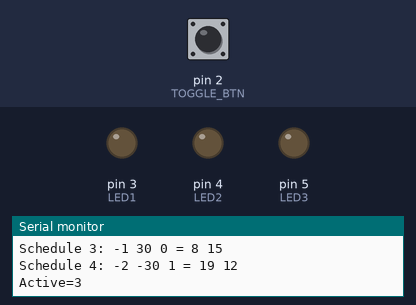
The sketch below on a simulated Arduino Uno, built with avr-gcc and run on an emulated ATmega328P. Parts: output pins drawn as LEDs (lit = HIGH), the last lines printed to the serial monitor. The test bench sets the inputs (shaded band); at power-on: pin 2 (TOGGLE_BTN) HIGH. The local clock reads 2024-03-15 10:24:30 at power-on unless the sketch sets it.

Above: at 4.9 s.
5.0 s: pin 2 (TOGGLE_BTN) pulled LOW for 0.15 s
At 6.5 s:
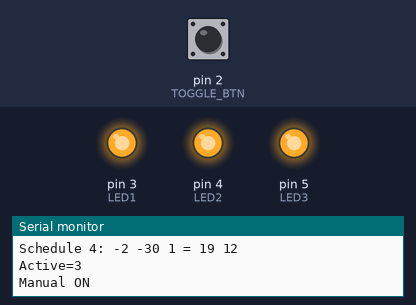
6.6 s: pin 2 (TOGGLE_BTN) pulled LOW for 1 s
At 7.9 s:
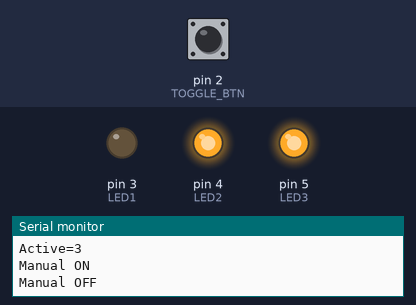
9.1 s: pin 2 (TOGGLE_BTN) pulled LOW for 3.2 s
At 12.7 s:
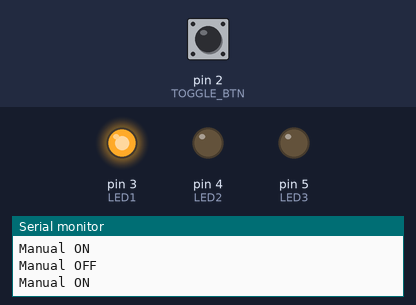
Timing chart, 0 to 14.8 s (numbered marks = the images above; inputs shaded):
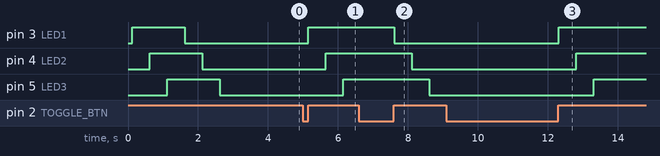

Measured:
- after the input at 5.0 s, pin 3 (LED1): LOW → HIGH after 0.15 s; pin 4 (LED2): LOW → HIGH after 0.65 s; pin 5 (LED3): LOW → HIGH after 1.2 s
- after the input at 6.6 s, pin 3 (LED1): HIGH → LOW after 1.0 s; pin 4 (LED2): HIGH → LOW after 1.5 s; pin 5 (LED3): HIGH → LOW after 2.0 s
- after the input at 9.1 s, pin 3 (LED1): LOW → HIGH after 3.2 s; pin 4 (LED2): LOW → HIGH after 3.7 s; pin 5 (LED3): LOW → HIGH after 4.2 s

The sketch:

xmasCandles.ino
```cpp
#include <Button.h>              //http://github.com/JChristensen/Button
//#include <DS1307RTC.h>           //http://www.arduino.cc/playground/Code/Time
#include <DS3232RTC.h>           //http://github.com/JChristensen/DS3232RTC
//#include <MCP79412RTC.h>         //http://github.com/JChristensen/MCP79412RTC
#include <Streaming.h>           //http://arduiniana.org/libraries/streaming/
#include <Time.h>                //http://www.arduino.cc/playground/Code/Time
#include <Timezone.h>            //http://github.com/JChristensen/Timezone
#include <Wire.h>                //http://arduino.cc/en/Reference/Libraries

/*----------------------------------------------------------------------*
 * Christmas Candle Timer                                               *
 * Jack Christensen                                                     *
 * v1.1 09Oct2011                                                       *
 * v1.2 04Dec2011 Added sunrise and sunset calculation, and ability     *
 *      for a schedule to turn the lamps on or off at sunrise or        *
 *      sunset, plus or minus an offset.                                *
 * v1.3 09Jun2012 Use Timezone library, remove schedules from EEPROM.   *
 * v1.4 11May2013 Bugfix: Make last schedule active when local time is  *
 *      earlier than the first schedule. Thanks to Andy Olson for       *
 *      finding this bug.                                               *
 *                                                                      *
 * This work is licensed under the Creative Commons Attribution-        *
 * ShareAlike 3.0 Unported License. To view a copy of this license,     *
 * visit http://creativecommons.org/licenses/by-sa/3.0/ or send a       *
 * letter to Creative Commons, 171 Second Street, Suite 300,            *
 * San Francisco, California, 94105, USA.                               *
 *----------------------------------------------------------------------*/

/*----------------------------------------------------------------------*
 * Each schedule entry consists of four int8_t values. The first entry  *
 * is not an actual schedule, but gives the number of schedule entries  *
 * that follow.                                                         *
 *                                                                      *
 * The first four bytes are as follows:                                 *
 * 00: # of schedules                                                   *
 * 01: 0 (reserved for future use)                                      *
 * 02: 0 (RFU)                                                          *
 * 03: 0 (RFU)                                                          *
 *                                                                      *
 * Beginning at offset 04, each schedule is as follows:                 *
 * 04: Hour                                                             *
 * 05: Minute                                                           *
 * 06: Action, 1=turn lamps on, 0=turn lamps off                        *
 * 07: 0 (RFU)                                                          *
 *                                                                      *
 * Sunrise is denoted by Hour = -1, and then Minute is the number       *
 * of minutes offset from Sunrise (-128 to 127)                         *
 *                                                                      *
 * Sunset is denoted by Hour = -2, and then Minute is the number        *
 * of minutes offset from Sunrise (-128 to 127)                         *
 *----------------------------------------------------------------------*/

//FUSE SETTINGS (L/H/E)
//0xE2/0xD6/0x05    Internal RC osc @ 8MHz, preserve EEPROM
//0xFF/0xDE/0x05    Uno
//0x62/0xD9/0xFF    Factory
//0xFF/0xD6/0x05    "Uno" @ 8MHz, ICSP

char* PROGMEM SKETCH_NAME = __FILE__;
char* PROGMEM SKETCH_VER = "v1.4";
char* PROGMEM COMPILE_DATE = __DATE__;
char* PROGMEM COMPILE_TIME = __TIME__;
```

_main.ino
```cpp
//GLOBAL CONSTANTS
#define TACT_DEBOUNCE 25
#define SUNRISE -1                //hour value in schedule that denotes sunrise rather than a fixed time
#define SUNSET -2                 //hour value in schedule that denotes sunset rather than a fixed time

//CONSTANTS FOR SUNRISE AND SUNSET CALCULATIONS
#define OFFICIAL_ZENITH 90.83333
#define LAT 42.9275      //latitude
#define LONG -83.6301    //longitude

//MCU PIN ASSIGNMENTS
#define TOGGLE_BTN 2     //manual on/off button
#define LED1 3
#define LED2 4
#define LED3 5

//GLOBAL VARIABLES
int8_t sched[] = { 4,0,0,0,  0,0,0,0,  5,0,1,0,  -1,30,0,0,  -2,-30,1,0 };
boolean ledState;
Button btnToggle = Button(TOGGLE_BTN, true, true, TACT_DEBOUNCE);
time_t utcNow, locNow, utcLast, utcStart;                   //RTC is set to UTC
int8_t utcH, utcM, utcS, locH, locM, locS;                  //utc and local time parts
uint8_t sunriseH, sunriseM, sunsetH, sunsetM;               //hour and minute for sunrise and sunset
int ord;                                                    //ordinal date (day of year)
uint8_t currentSched;                                       //the current schedule in effect
uint8_t overrideSched;                                      //the schedule in effect when the manual off/on button was last pressed

//Timezone objects for US Eastern Time
TimeChangeRule EDT = {"EDT", Second, Sun, Mar, 2, -240};    //Daylight time = UTC - 4 hours
TimeChangeRule EST = {"EST", First, Sun, Nov, 2, -300};     //Standard time = UTC - 5 hours
Timezone ET(EDT, EST);
TimeChangeRule *tcr;
int utcOffset;

void setup(void)
{
    Serial.begin(9600);
    printVersionInfo();
    pinMode(LED1, OUTPUT);             //pin configuration
    pinMode(LED2, OUTPUT);
    pinMode(LED3, OUTPUT);

    setSyncProvider(RTC.get);          //function to get the time from the RTC
    if(timeStatus() != timeSet) {
        Serial << F("FAIL: RTC sync") << endl;
        delay(10000);
    }
    else {
        Serial << F("RTC sync") << endl;
        utcNow = now();
        utcLast = utcNow;
        utcStart = utcNow;
        updateTime();
        ord = ordinalDate(locNow);
        calcSunset (ord, LAT, LONG, false, utcOffset, OFFICIAL_ZENITH, sunriseH, sunriseM);
        calcSunset (ord, LAT, LONG, true, utcOffset, OFFICIAL_ZENITH, sunsetH, sunsetM);
        Serial << F("UTC: ");
        printTime(utcNow);
        Serial << F("Local time: ");
        printTime(locNow);
        printSunRiseSet();
    }
    setLEDs(true, true);        //lamp test
    setLEDs(false, true);
    delay(500);
    currentSched = processSchedules();
}

void loop(void)
{
    btnToggle.read();
    if (btnToggle.wasReleased()) {    //manual override -- only lasts until next schedule time
        overrideSched = currentSched;
        Serial << F("Manual ") << (ledState ? "OFF" : "ON") << endl;
        setLEDs(ledState = !ledState, true);
    }
    utcNow = now();
    if (utcNow != utcLast) {
        updateTime();
        if (utcS < second(utcLast)) {
            if (utcH != hour(utcLast)) {    //recalculate DST change times, sunrise, sunset for the day
                ord = ordinalDate(locNow);
                calcSunset (ord, LAT, LONG, false, utcOffset, OFFICIAL_ZENITH, sunriseH, sunriseM);
                calcSunset (ord, LAT, LONG, true, utcOffset, OFFICIAL_ZENITH, sunsetH, sunsetM);
            }
            currentSched = processSchedules();
        }
        utcLast = utcNow;
    }
}

void updateTime(void)              //update various time variables
{
    utcH = hour(utcNow);
    utcM = minute(utcNow);
    utcS = second(utcNow);
    locNow = ET.toLocal(utcNow, &tcr);   //TZ adjustment
    utcOffset = tcr -> offset / 60;
    locH = hour(locNow);
    locM = minute(locNow);
    locS = second(locNow);
}

uint8_t processSchedules(void)
{
    int8_t nSched, schedHour, schedMin;
    boolean schedState, setState;
    int schedTime, localTime;
    uint8_t i, schedNbr;

    nSched = sched[0];
    schedNbr = 0;
    localTime = 100 * hour(locNow) + minute(locNow);    //local time as a single integer for comparison
    Serial << endl << F("Local time: ") << _DEC(localTime) << ' ';
    printTime(locNow);
    printSunRiseSet();

    for (i=1; i<=nSched; i++) {
        schedHour = sched[i * 4];
        schedMin = sched[i * 4 + 1];
        schedState = sched[i * 4 + 2];
        Serial << F("Schedule ") << _DEC(i) << F(": ") << _DEC(schedHour) << ' ' << _DEC(schedMin) << ' '  << _DEC(schedState);

        if (schedHour == SUNRISE)         //for sunrise schedules, calculate the actual hour and minute
            calcSunOffset(sunriseH, sunriseM, schedHour, schedMin);
        else if (schedHour == SUNSET)     //for sunset schedules, calculate the actual hour and minute
            calcSunOffset(sunsetH, sunsetM, schedHour, schedMin);
        Serial << endl;

        schedTime = 100 * schedHour + schedMin;         //schedule time as a single integer for comparison
        if (localTime >= schedTime) {
            schedNbr = i;
            setState = schedState;
        }
    }
    //if local time < first schedule time, then the last schedule is in effect
    if (schedNbr == 0) {
        schedNbr = nSched;
        setState = schedState;
    }

    Serial << F("Active=") << _DEC(schedNbr);
    if (ledState != setState && overrideSched != schedNbr) {    //don't set LEDs if override in effect
        overrideSched = 0;                                      //cancel any manual override in effect
        Serial << F(", set LEDs");
        setLEDs(ledState = setState, true);
    }
    Serial << endl;
    return schedNbr;    //return the active schedule number
}

void calcSunOffset(uint8_t sunH, uint8_t sunM, int8_t &schedHour, int8_t &schedMin)
{
    //for schedule entries that are based on sunrise or sunset, this
    //calculates the actual hour and minute.
    tmElements_t tm;
    time_t sunTime;

    breakTime(locNow, tm);        //get the parts of the current time
    tm.Hour = sunH;               //substitute in the sunrise or sunset time
    tm.Minute = sunM;
    tm.Second = 0;
    sunTime = makeTime(tm);       //make the sunrise or sunset time into a time_t
    sunTime += schedMin * 60;     //add the offset minutes
    schedHour = hour(sunTime);
    schedMin = minute(sunTime);
    Serial << F(" = ") << _DEC(schedHour) << ' ' << _DEC(schedMin);
}

void setLEDs(boolean state, boolean slow)
{
    int pause = slow ? 500 : 0;

    if (state) {
        digitalWrite(LED1, HIGH);
        delay(pause);
        digitalWrite(LED2, HIGH);
        delay(pause);
        digitalWrite(LED3, HIGH);
        delay(pause);
    }
    else {
        digitalWrite(LED1, LOW);
        delay(pause);
        digitalWrite(LED2, LOW);
        delay(pause);
        digitalWrite(LED3, LOW);
        delay(pause);
    }
}
```

fmtUtil.ino
```cpp
void sPrintI00(int val)
{
    //Print an integer in "00" format (with leading zero).
    //Input value assumed to be between 0 and 99.
    if (val < 10) Serial << '0';
    Serial << _DEC(val);
    return;
}

void sPrintDigits(int digits)
{
    // utility function for digital clock display: prints preceding colon and leading 0
    Serial << ':';
    if(digits < 10) Serial << '0';
    Serial << _DEC(digits);
}

void printTime(time_t t)        //print time to serial monitor
{
    sPrintI00(hour(t));
    sPrintDigits(minute(t));
    sPrintDigits(second(t));
    Serial << ' ' << dayShortStr(weekday(t)) << ' ';
    sPrintI00(day(t));
    Serial << ' ' << monthShortStr(month(t)) << ' ' << _DEC(year(t)) << endl;
}

void printSunRiseSet(void)
{
    Serial << F("Ordinal Date: ") << _DEC(ord) << endl;

    Serial << F("Sunrise: ");
    if (sunriseH < 10) Serial << '0';
    Serial << _DEC(sunriseH) << ':';
    if (sunriseM < 10)
        Serial << '0';
    else
        Serial << _DEC(sunriseM / 10);
    Serial << _DEC(sunriseM % 10) << endl;

    Serial << F("Sunset: ");
    if (sunsetH < 10) Serial << '0';
    Serial << _DEC(sunsetH) << ':';
    if (sunsetM < 10)
        Serial << '0';
    else
        Serial << _DEC(sunsetM / 10);
    Serial << _DEC(sunsetM % 10) << endl;
}

void printVersionInfo(void)
{
    Serial << SKETCH_NAME << ' ' << SKETCH_VER << F(" compiled ") << COMPILE_DATE << ' ' << COMPILE_TIME << endl;
}
```

sunrise.ino
```cpp
/*----------------------------------------------------------------------*
 * This is an implementation of the Sunrise/Sunset Algorithm found at   *
 * http://williams.best.vwh.net/sunrise_sunset_algorithm.htm            *
 * from the Almanac for Computers, 1990                                 *
 * Published by Nautical Almanac Office                                 *
 * Washington, DC 20392                                                 *
 * Implemented by Chris Snyder                                          *
 * Modified 09Dec2011 by Jack Christensen                               *
 *  - Improved rounding of the returned hour and minute values          *
 *    (e.g. would sometimes return 16h60m rather than 17h0m)            *
 *  - Replaced dayNumber() function with ordinalDate() and isLeap().    *
 *    (dayNumber returned zero as the first day for non-leap years.)    *
 *                                                                      *
 *    These changes resulted in better agreement with the US Naval      *
 *    Observatory calculations,                                         *
 *    http://aa.usno.navy.mil/data/docs/RS_OneYear.php                  *
 *                                                                      *
 *    For 2011, for my locale, W083°37', N42°56', all sunrise and       *
 *    sunset times agreed within one minute. 12 sunrise times were one  *
 *    minute later than the USNO time, and 18 earlier. 19 sunset times  *
 *    were one minute later and 2 were earlier.                         *
 *----------------------------------------------------------------------*/

#define OFFICIAL_ZENITH 90.83333
#define CIVIL_ZENITH 96
#define NAUTICAL_ZENITH 102
#define ASTRONOMICAL_ZENITH 108

/*----------------------------------------------------------------------*
 * Function name:calcSunset
 * Params: $date(The day to calculate sunset or sunrise for)
 *  $lat(The latitude for the location to calculate sunrise or sunset for)
 *  $lon(The longitude for the location to calculate sunrise or sunset for west is negative)
 *  $sunset(if set to 1 calculates sunset if set to 0 sunrise)
 *  $GMToffset(difference in hours from GMT)
 *
 *  $zenith: Sun's zenith for sunrise/sunset
 *    offical      = 90 degrees 50'  (90.8333)
 *    civil        = 96 degrees
 *    nautical     = 102 degrees
 *    astronomical = 108 degrees
 *
 *  NOTE: longitude is positive for East and negative for West
 *        latitude is positive for North and negative for south
 *
 *----------------------------------------------------------------------*/

//#define pi 3.14159265358979323
#define pi 3.141593

float AdjustTo360 (float i)
{
    if (i > 360.0)
        i -= 360.0;
    else if (i < 0.0)
        i += 360.0;
    return i;
}

float AdjustTo24 (float i)
{
    if (i > 24.0)
        i -= 24.0;
    else if (i < 0.0)
        i += 24.0;
    return i;
}

float deg2rad (float degrees)
{
    return degrees * pi / 180;
}

float rad2deg (float radians)
{
    return radians / ( pi / 180 );
}

void calcSunset(int n, float lat, float lon, boolean sunset, float GMToffset, float zenith,
byte &hour, byte &minutes)
{
    hour = minutes = 0;

    //Convert the longitude to hour value and calculate an approximate time.
    float lonhour = (lon/15);
    float t, m;

    if(sunset)
        t=n+((18 - lonhour)/24);
    else
        t=n+((6 - lonhour)/24);

    //Calculate the Sun's mean anomaly
    m = (0.9856*t) - 3.289;

    //Calculate the Sun's true longitude
    float sinm = sin(deg2rad(m));
    float sin2m = sin(2*deg2rad(m));
    float l= AdjustTo360 (m +(1.916 * sinm) + (0.02 * sin2m) + 282.634);

    //Calculate the Sun's right ascension(RA)
    float tanl = 0.91764 * tan(deg2rad(l));
    float ra = AdjustTo360 (rad2deg(atan(tanl)));

    //Putting the RA value into the same quadrant as L
    float lq = (floor(l/90)) * 90;
    float raq = (floor(ra/90)) * 90;
    ra = ra + (lq - raq);

    //Convert RA values to hours
    ra /= 15;

    //calculate the Sun's declination
    float sindec = 0.39782 * sin(deg2rad(l));
    float cosdec = cos(asin(sindec));

    //calculate the Sun's local hour angle
    float cosh = (cos(deg2rad(zenith)) - (sindec * sin(deg2rad(lat))))
        / (cosdec * cos(deg2rad(lat)));

    //if cosH > 1 the sun never rises on this date at this location
    //if cosH < -1 the sun never sets on this date at this location

    if (cosh >  1)
        return;
    else if (cosh < -1)
        return;

    float h;

    //finish calculating H and convert into hours
    if(sunset)
        h = rad2deg(acos(cosh));
    else
        h = 360 - rad2deg(acos(cosh));

    h /= 15;

    //Calculate local mean time of rising/setting
    t = h + ra - (0.06571 * t) - 6.622;

    //Adjust back to UTC
    float ut = AdjustTo24 (t - lonhour);
    //Adjust for current time zone
    ut= AdjustTo24 (ut+GMToffset) + 0.00833333;    //round up to the next minute by adding 30 seconds (0.00833333 hour) -- jc
    //was: ut= AdjustTo24 (ut+GMToffset);

    hour = floor(ut);
    minutes = 60.0 * (ut - hour);                  //rounded above, so letting the float-to-int assignment truncate is OK -- jc
    //was: minutes = round(60*(ut - hour));
}

//Return ordinal day of year for the given time_t
int ordinalDate(time_t t)
{
    int m = month(t);
    int d = day(t);

    if (m == 1)
        return d;
    else if (m == 2)
        return d + 31;
    else {
        int n = floor(30.6 * (m + 1)) + d - 122;
        return n + (isLeap(t) ? 60 : 59);
    }
}

//Leap years are those divisible by 4, but not those divisible by 100,
//except that those divisble by 400 *are* leap years.
//See Kernighan & Ritchie, 2nd edition, section 2.5.
boolean isLeap(time_t t)
{
    int y = year(t);
    return (y % 4 == 0 && y % 100 != 0) || y % 400 == 0;
}
```
